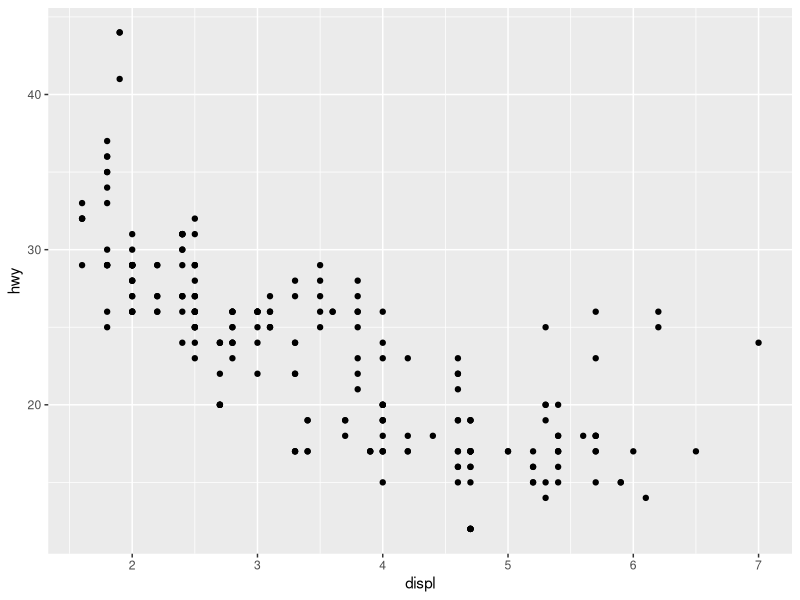
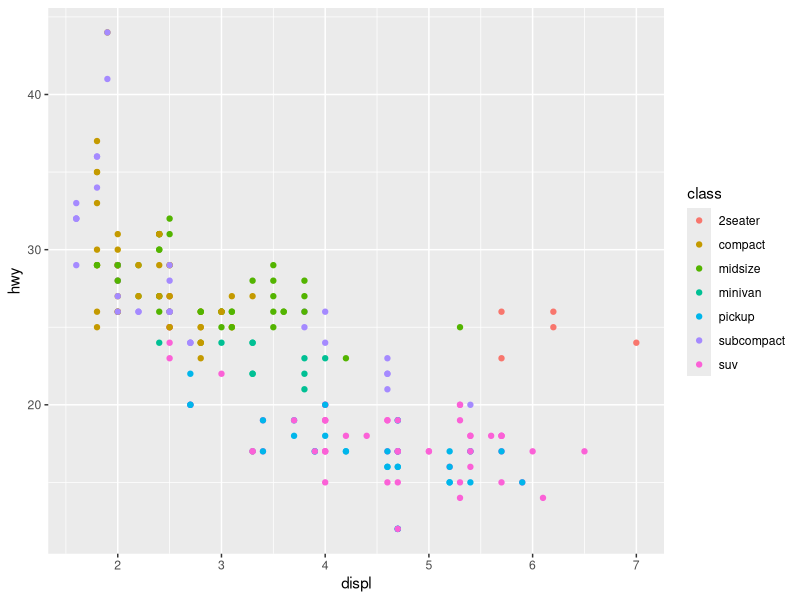
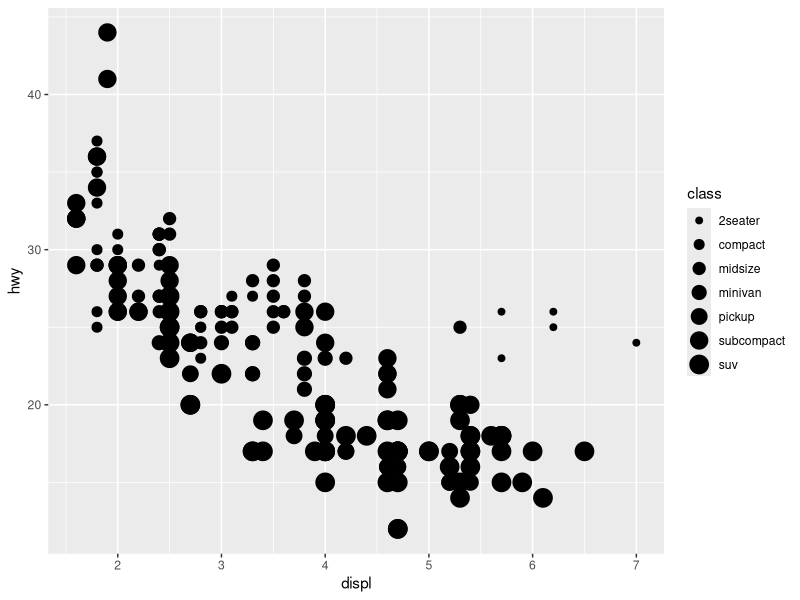
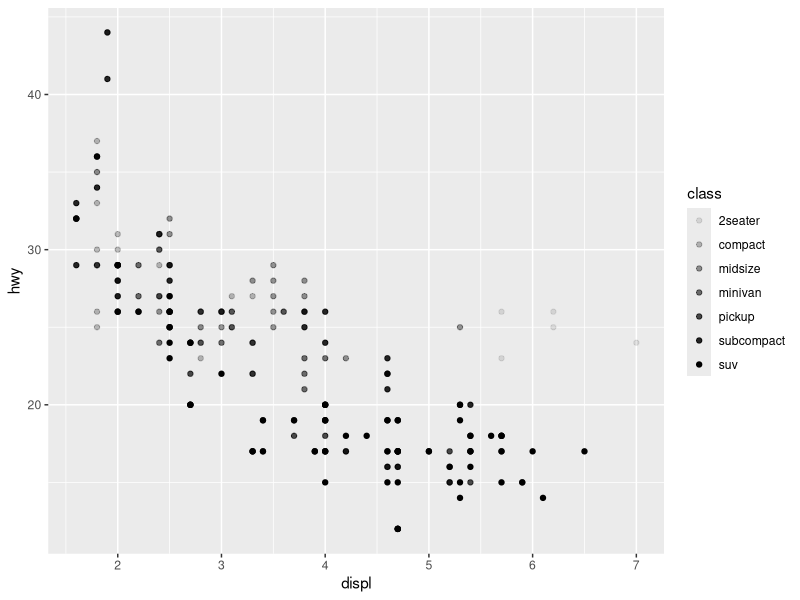
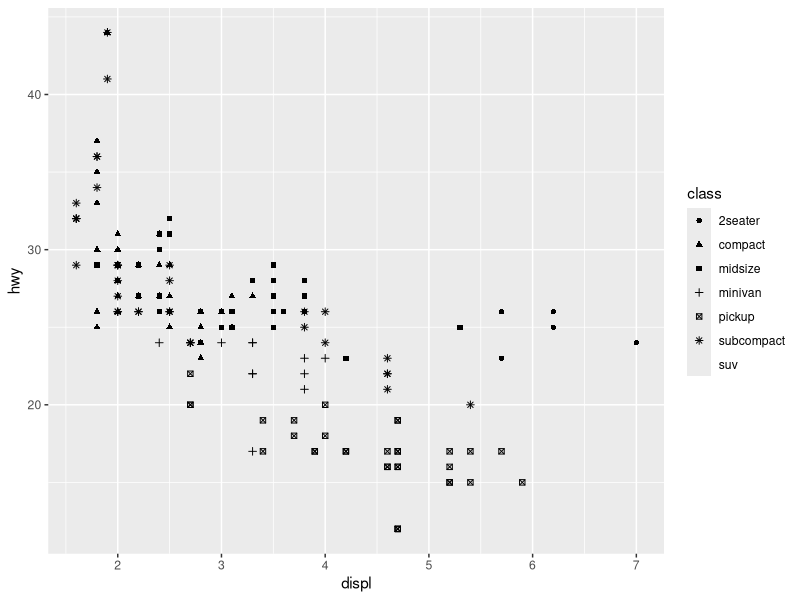
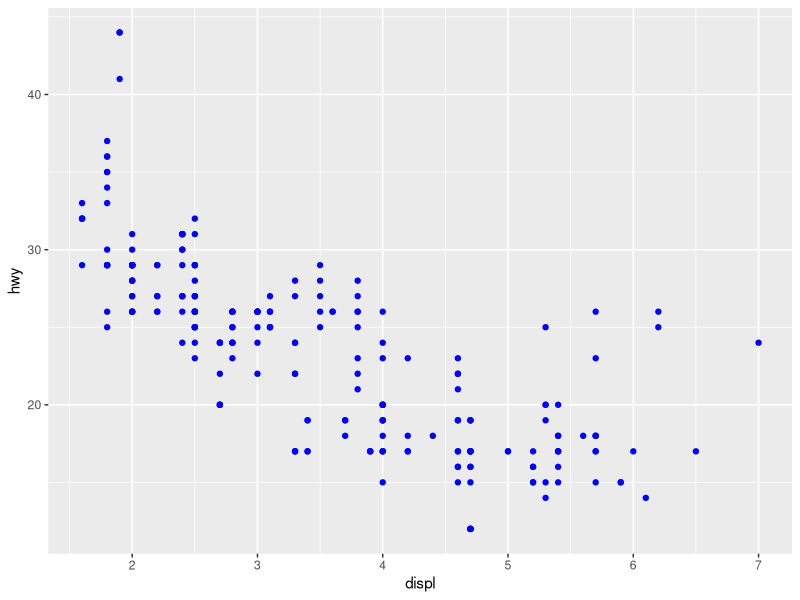
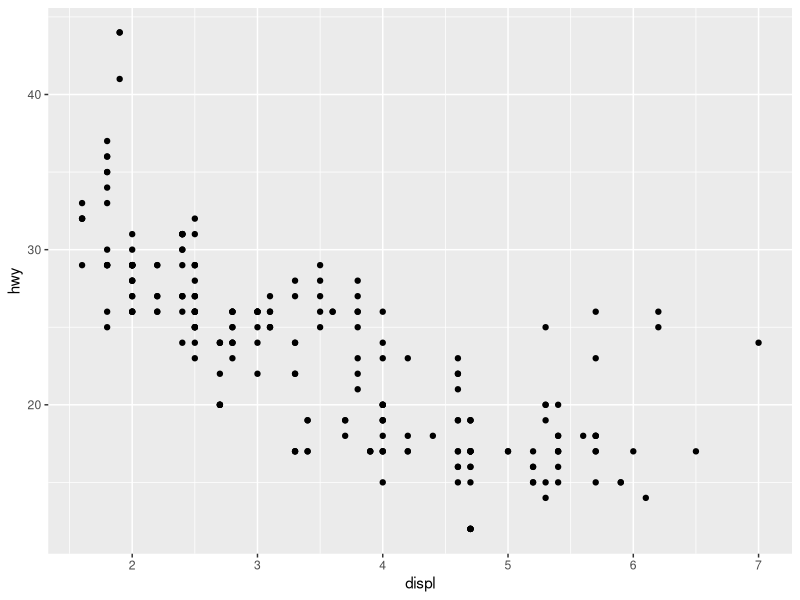
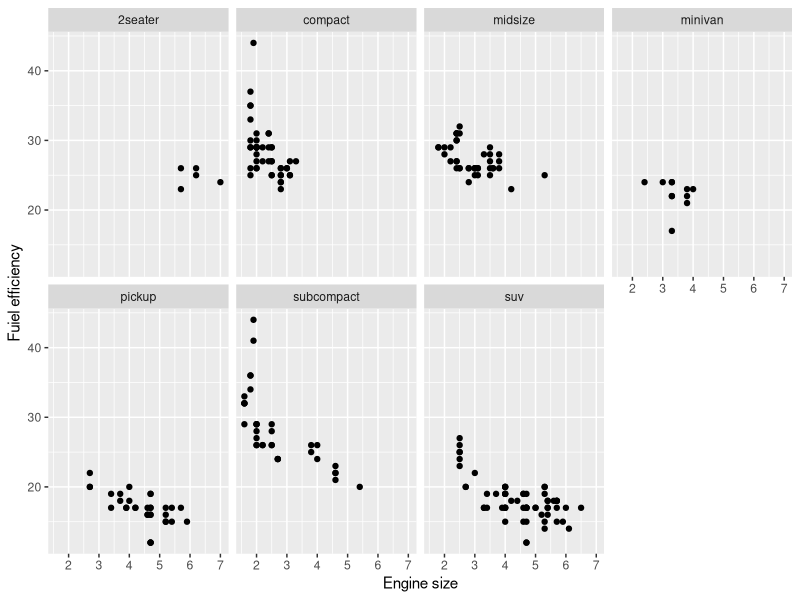

The R source for these figures, in order:
## ---- chunk 1
library(dplyr)
library(ggplot2) 
library(tidyverse)
## ---- chunk 2
mpg
## ---- chunk 3
ggplot(data = mpg) + 
  geom_point(mapping = aes(x = displ, y = hwy))
## ---- chunk 4
ggplot(data = mpg) + 
  geom_point(mapping = aes(x = displ, y = hwy, colour = class))
## ---- chunk 5
ggplot(data = mpg) + 
  geom_point(mapping = aes(x = displ, y = hwy, size = class))#using size,sizes up the geom_points
#> Warning: Using size for a discrete variable is not advised. 
## ---- chunk 6
ggplot(data = mpg) + 
  geom_point(mapping = aes(x = displ, y = hwy, alpha = class)) #alpha creates grey scale of the geom_points
## ---- chunk 7
ggplot(data = mpg) + 
  geom_point(mapping = aes(x = displ, y = hwy, shape = class))
## ---- chunk 8
ggplot(data = mpg) + 
  geom_point(mapping = aes(x = displ, y = hwy), color = "blue")
## ---- chunk 9
ggplot(data = mpg)+
  geom_point(mapping = aes(x = displ, y = hwy)) 
# the + should be on top line
#it was at the beginning of the second line
## ---- chunk 10
ggplot(data = mpg)+
  geom_point(mapping = aes(x=displ,y=hwy))+
  facet_wrap(~class,nrow=2)+
  labs(x="Engine size",y="Fuiel efficiency")

#Engine size = displ
#Fuiel efficiency = hwy
## ---- chunk 11
ggplot(data=mpg)+
  geom_point(mapping = aes(x=displ,y=hwy))+
  facet_wrap(drv~cyl)+
  labs(x="Engine size",y="Fuiel efficiency")
## ---- chunk 12
ggplot(data=mpg)+
  geom_point(mapping = aes(x=displ,y=hwy))+
  facet_wrap(.~cyl)+
  labs(x="Engine size",y="Fuiel efficiency")
# it orgaices by amount of cylynders and not by both cyl and drv
## ---- chunk 13
ggplot(data = mpg)+
  geom_point(mapping = aes(x=displ,y=hwy))
## ---- chunk 14
ggplot(data = mpg)+
#  geom_point(mapping = aes(x = displ, y = hwy)) # points horrible 
  geom_smooth(mapping = aes(x=displ,y=hwy))# try smooth line
## ---- chunk 15
ggplot(data = mpg)+
  geom_smooth(mapping = aes(x=displ,y=hwy, linetype = drv))
## ---- chunk 16
ggplot(data = mpg)+
  geom_smooth(mapping = aes(x=displ,y=hwy,group = drv))
## ---- chunk 17
ggplot(data = mpg)+
  geom_smooth(mapping = aes(x=displ,y=hwy,colour= drv),
              show.legend = FALSE)
## ---- chunk 18
ggplot(data = mpg)+
  geom_point(mapping = aes(x=displ,y=hwy))+
  geom_smooth(mapping = aes(x=displ,y=hwy))
## ---- chunk 19
ggplot(data = mpg, mapping = aes(x=displ,y=hwy))+
  geom_point()+
  geom_smooth()
## ---- chunk 20
ggplot(data = mpg, mapping = aes(x=displ,y=hwy))+
  geom_point(mapping = aes(colour = class))+
  geom_smooth()
## ---- chunk 21
ggplot(data = mpg, mapping = aes(x=displ,y=hwy))+
  geom_point(mapping = aes(colour = class))+
  geom_smooth(data = filter(mpg,class=="subcompact"),se=FALSE)
## ---- chunk 22
ggplot(data = mpg, mapping = aes(x = displ, y = hwy)) + 
  geom_point() + 
  geom_smooth()

ggplot() + 
  geom_point(data = mpg, mapping = aes(x = displ, y = hwy)) + 
  geom_smooth(data = mpg, mapping = aes(x = displ, y = hwy))
## ---- chunk 23
ggplot(data = diamonds)+
  geom_bar(mapping = aes(x=cut))
## ---- chunk 24
ggplot(data = diamonds)+
  stat_count(mapping = aes(x=cut))
## ---- chunk 25
demo <- tribble(
  ~cut,            ~freq,
  "Fair",           1610,
  "Good",           4906,
  "Verry Good",     12082,
  "Premium",        13791,
  "Ideal",          21551
)
demo
#what is the problem with this?
## ---- chunk 26
demo <- tribble(
  ~cut,         ~freq,
  "Fair",       1610,
  "Good",       4906,
  "Very Good",  12082,
  "Premium",    13791,
  "Ideal",      21551
)
demo

ggplot(data = demo) +
  geom_bar(mapping = aes(x = cut, y = freq), stat = "identity")

## ---- chunk 27
ggplot(data = diamonds)+
  geom_bar(mapping = aes(x=cut,y=stat(prop),group = 1))
#> Warning: `stat(prop)` was deprecated in ggplot2 3.4.0.
## ---- chunk 28
ggplot(data = diamonds)+
  stat_summary(
    mapping = aes(x=cut,y=depth),
    fun.min = min,
    fun.max = max,
    fun=median
  )
## ---- chunk 29
ggplot(data = diamonds)+
  geom_bar(mapping = aes(x=cut,colour = cut))
ggplot(data = diamonds)+
  geom_bar(mapping = aes(x=cut,fill=cut))
## ---- chunk 30
ggplot(data = diamonds)+
  geom_bar(mapping = aes(x=cut,fill = clarity))
## ---- chunk 31
#to alter transparency (alpha)
ggplot(data = diamonds, mapping = aes(x=cut,fill = clarity))+
  geom_bar(alpha=1/5,position = "identity")

#to color the bar outlines with no fill colour
ggplot(data = diamonds,mapping = aes(x=cut,colour = clarity))+
  geom_bar(fill=NA,position = "identity")
## ---- chunk 32
ggplot(data = diamonds)+
  geom_bar(mapping = aes(x=cut,fill = clarity),position = "fill")
## ---- chunk 33
ggplot(data = diamonds)+
  geom_bar(mapping = aes(x=cut,fill = clarity),position = "dodge")
## ---- chunk 34
ggplot(data = mpg)+
  geom_point(mapping = aes(x=displ,y=hwy),position = "jitter")
